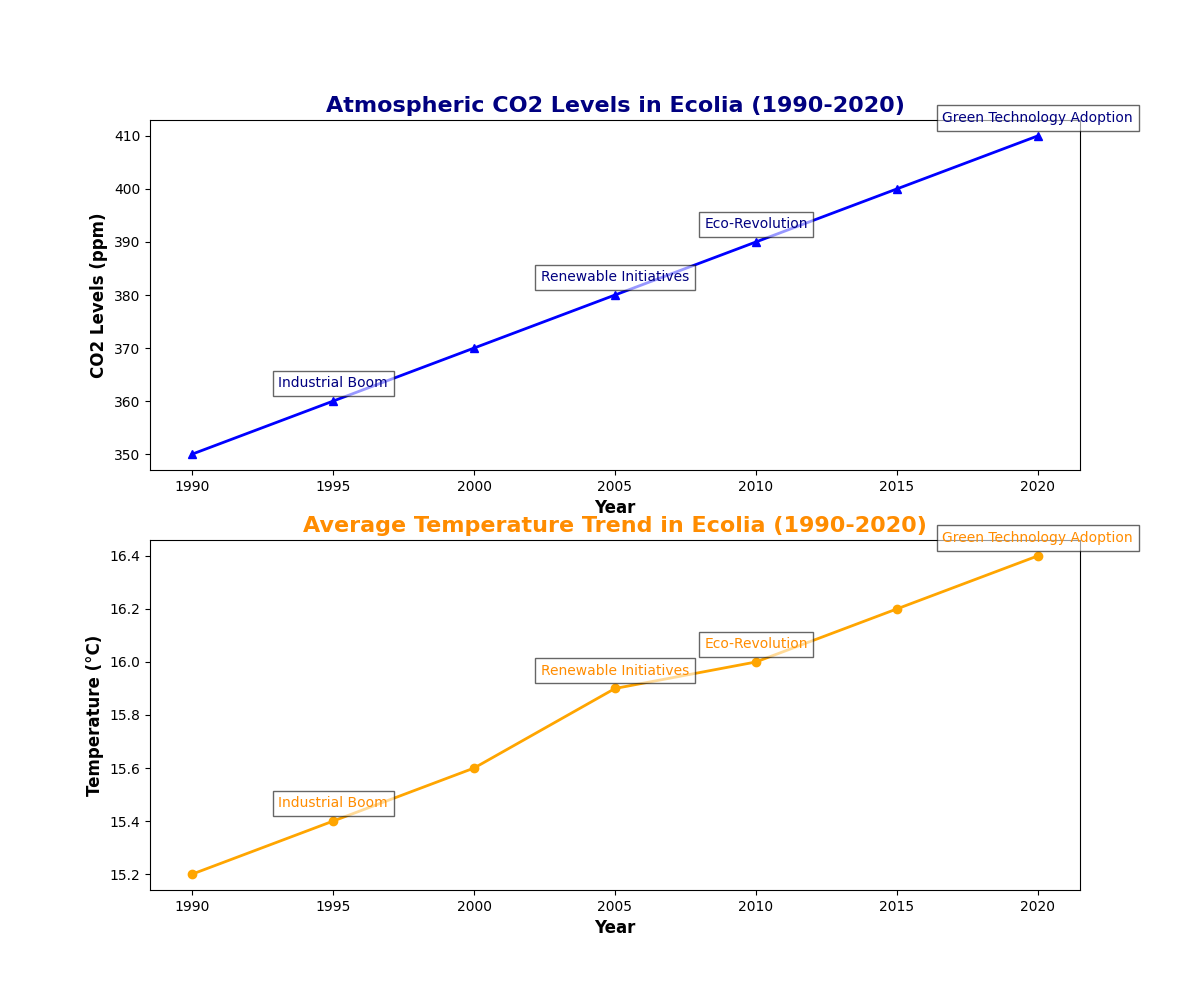

Python code for this plot:
import matplotlib.pyplot as plt
import numpy as np

years = np.array([1990, 1995, 2000, 2005, 2010, 2015, 2020])
avg_temperature = np.array([15.2, 15.4, 15.6, 15.9, 16.0, 16.2, 16.4])
co2_levels = np.array([350, 360, 370, 380, 390, 400, 410])

fig, axs = plt.subplots(2, 1, figsize=(12, 10))

# CO2 Levels Trend
axs[0].plot(years, co2_levels, color='blue', marker='^', linestyle='-', linewidth=2)
axs[0].set_title('Atmospheric CO2 Levels in Ecolia (1990-2020)', fontsize=16, fontweight='bold', color='navy')
axs[0].set_xlabel('Year', fontsize=12, fontweight='bold')
axs[0].set_ylabel('CO2 Levels (ppm)', fontsize=12, fontweight='bold')

# Temperature Trend
axs[1].plot(years, avg_temperature, color='orange', marker='o', linestyle='-', linewidth=2)
axs[1].set_title('Average Temperature Trend in Ecolia (1990-2020)', fontsize=16, fontweight='bold', color='darkorange')
axs[1].set_xlabel('Year', fontsize=12, fontweight='bold')
axs[1].set_ylabel('Temperature (°C)', fontsize=12, fontweight='bold')

annotations = ['Industrial Boom', 'Renewable Initiatives', 'Eco-Revolution', 'Green Technology Adoption']
annotation_years = [1995, 2005, 2010, 2020]
annotation_temps = avg_temperature[[1, 3, 4, 6]]
annotation_co2 = co2_levels[[1, 3, 4, 6]]

for i, text in enumerate(annotations):
    axs[0].annotate(text, (annotation_years[i], annotation_co2[i]), textcoords="offset points", xytext=(0,10), ha='center', color='navy', fontsize=10, bbox=dict(facecolor='white', alpha=0.6))
    axs[1].annotate(text, (annotation_years[i], annotation_temps[i]), textcoords="offset points", xytext=(0,10), ha='center', color='darkorange', fontsize=10, bbox=dict(facecolor='white', alpha=0.6))

plt.show()
